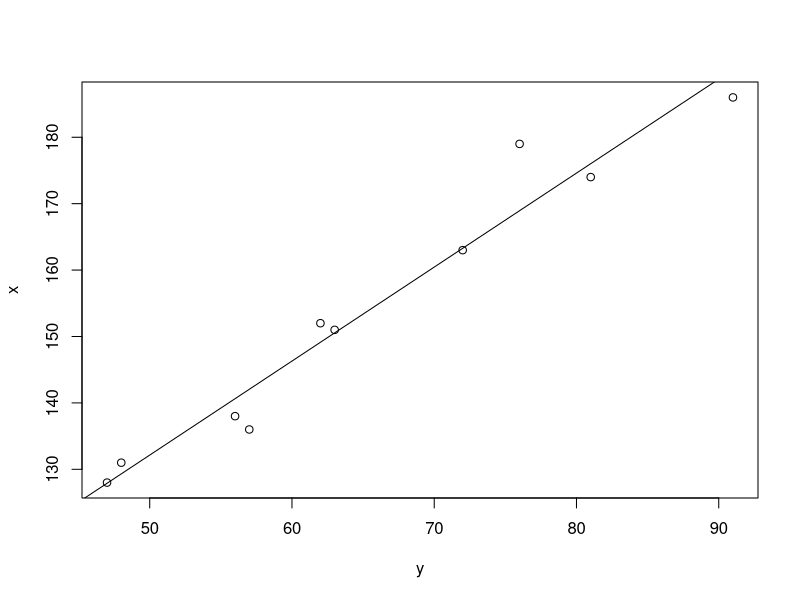

Here is the R script that generated this plot:
x <- c( 151, 174, 138, 186, 128, 136, 179, 163, 152, 131)

y<- c(63, 81, 56, 91, 47, 57, 76, 72, 62, 48)
print(predict(lm(y~x) , data.frame(x=150)))
plot(y , x, abline(lm(x~y) ))